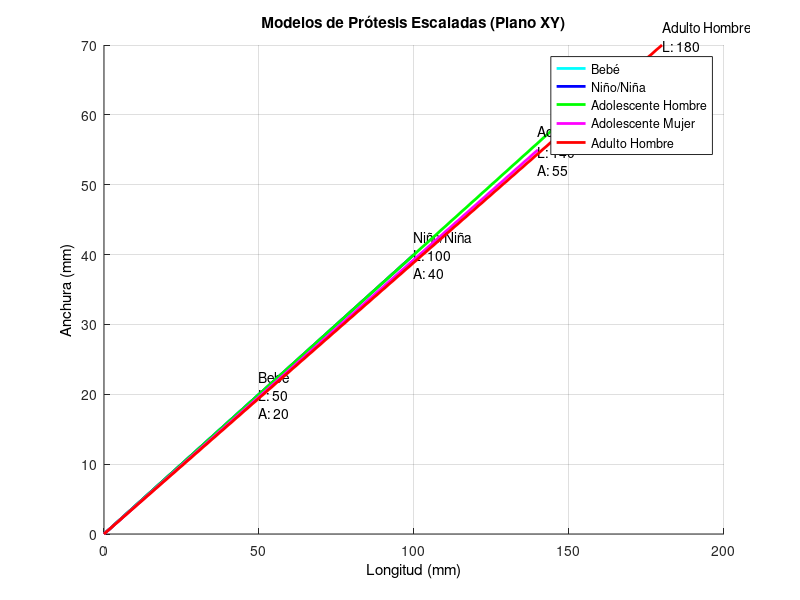

This chart was generated by the following MATLAB code:
% Definición de dimensiones
baby_length = 50; baby_width = 20; 
child_length = 100; child_width = 40; 
teen_male_length = 150; teen_male_width = 60; 
teen_female_length = 140; teen_female_width = 55; 
adult_male_length = 180; adult_male_width = 70; 

% Gráfico en perspectiva 2D (XY plano)
figure;
hold on;
title('Modelos de Prótesis Escaladas (Plano XY)', 'Color', 'k');
xlabel('Longitud (mm)', 'Color', 'k');
ylabel('Anchura (mm)', 'Color', 'k');
grid on;

% Añadir modelos al gráfico XY con escalas
plot([0, baby_length], [0, baby_width], 'c', 'LineWidth', 2);
text(baby_length, baby_width, ...
    sprintf('Bebé\nL: %d\nA: %d', baby_length, baby_width), 'Color', 'k');

plot([0, child_length], [0, child_width], 'b', 'LineWidth', 2);
text(child_length, child_width, ...
    sprintf('Niño/Niña\nL: %d\nA: %d', child_length, child_width), 'Color', 'k');

plot([0, teen_male_length], [0, teen_male_width], 'g', 'LineWidth', 2);
text(teen_male_length, teen_male_width, ...
    sprintf('Adolescente Hombre\nL: %d\nA: %d', teen_male_length, teen_male_width), 'Color', 'k');

plot([0, teen_female_length], [0, teen_female_width], 'm', 'LineWidth', 2);
text(teen_female_length, teen_female_width, ...
    sprintf('Adolescente Mujer\nL: %d\nA: %d', teen_female_length, teen_female_width), 'Color', 'k');

plot([0, adult_male_length], [0, adult_male_width], 'r', 'LineWidth', 2);
text(adult_male_length, adult_male_width, ...
    sprintf('Adulto Hombre\nL: %d\nA: %d', adult_male_length, adult_male_width), 'Color', 'k');

legend('Bebé', 'Niño/Niña', 'Adolescente Hombre', 'Adolescente Mujer', 'Adulto Hombre');
hold off;
